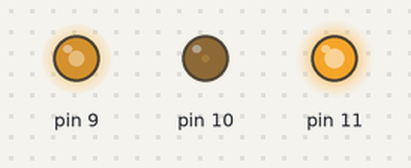
The sketch below on a simulated Arduino Uno, built with avr-gcc and run on an emulated ATmega328P. Shown: output pins drawn as LEDs (lit = HIGH). Random numbers use the default seed unless the sketch sets one.

Above: at 0.1 s.
At 4.6 s:
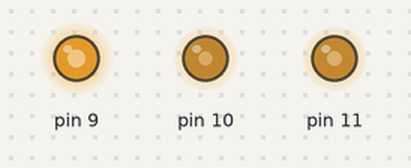
At 9.6 s:
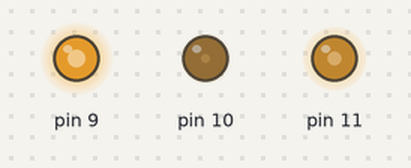
At 19.1 s:
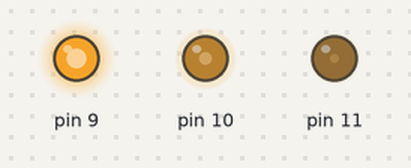
At 28.6 s:
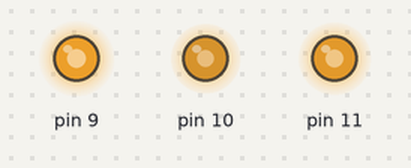
At 39.1 s:
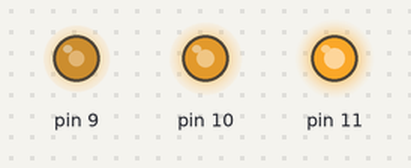
Timing chart, 0 to 40.0 s (numbered marks = the images above):
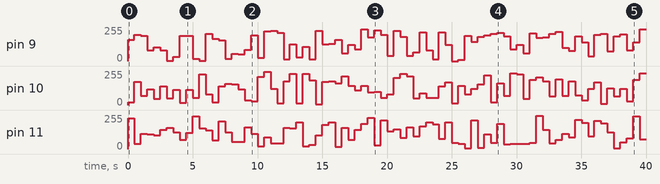

The sketch:

LEDRGB.ino
```cpp
void setup() {
  // put your setup code here, to run once:
  pinMode(11,OUTPUT);
  pinMode(10,OUTPUT);
  pinMode(9,OUTPUT);
}

void loop() {
  // put your main code here, to run repeatedly:
  Color(random(255),random(255),random(255));
  delay(500);
}

void Color(int R, int G, int B){
  analogWrite(9, R);
  analogWrite(10,G);
  analogWrite(11,B);
}
```

Measured:
- by itself, pin 9: 0/255 → 158/255 at 0.00 s, → 197/255 0.50 s later, → 188/255 0.50 s later, → 80/255 0.50 s later, … (80 changes in this stretch)
- by itself, pin 10: 0/255 → 19/255 at 0.00 s, → 175/255 0.50 s later, → 68/255 0.50 s later, → 120/255 0.50 s later, … (80 changes in this stretch)
- by itself, pin 11: 0/255 → 232/255 at 0.00 s, → 38/255 0.50 s later, → 114/255 0.50 s later, → 109/255 0.50 s later, … (80 changes in this stretch)
